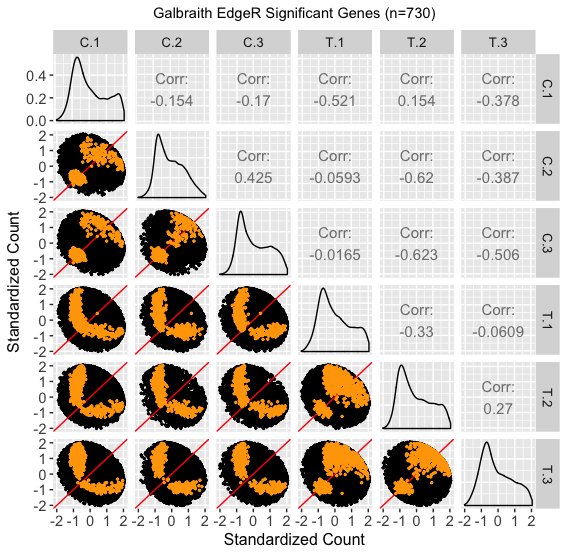

This figure's R source:
library(rtracklayer)
library(Rsamtools)
library(grid)
library(GenomicAlignments)
library(ggplot2)
library(GGally)
library(edgeR)
library(stringr)
library(EDASeq)
library(dplyr)
library(matrixStats)
library(gridExtra)
library(reshape2)
library(scales)
library(bigPint)
library(data.table)

data <- as.data.frame(readRDS("../../../data/data.Rds"))
metricsAll <- readRDS("../dataMetrics.Rds")

data$ID <- rownames(data)
data <- data[,c(7,1:6)]

# Filter, normalize, and standardize the data so each gene has mean=0 and stdev=1
res <- filterStandardizeKL(data)
# Fitered data standardized
datas <- res[["fulls"]]

# Indices of the NAN rows
nID <- which(is.nan(datas$C.1))
# Set these filtered values that have all same values for samples to 0
datas[nID,1:6] <- 0

yMin = min(datas[,1:6])
yMax = max(datas[,1:6])

datas <- datas[,c(7,1:6)]
nGenes <- length(which(metricsAll[["C_T"]]$FDR<0.05))

metricsAll[["C_T"]]$ID = as.factor(as.character(metricsAll[["C_T"]]$ID))
ret <- plotDEG(data = datas, dataMetrics = metricsAll, option="scatterPoints", threshVar = "FDR", threshVal = 0.05) # degPointColor = colList[j]
ret[["C_T"]] + xlab("Standardized Count") + ylab("Standardized Count") + ggtitle(paste("Galbraith EdgeR Significant Genes (n=", format(nGenes, big.mark=",", scientific=FALSE), ")",sep="")) + theme(plot.title = element_text(hjust = 0.5, size=11), axis.text=element_text(size=11), axis.title=element_text(size=12), strip.text = element_text(size = 10))

filterStandardizeKL <- function(data){
  
  data_Rownames <- data$ID
  data = data[,-1]
  rownames(data) <- data_Rownames
  data <- betweenLaneNormalization(as.matrix(data), which="full", round=FALSE)
  data = as.data.frame(data)
  # Add mean and standard deviation for each row/gene
  data = mutate(data, mean = (C.1+C.2+C.3+T.1+T.2+T.3)/6, stdev = RowSD(cbind(C.1,C.2,C.3,T.1,T.2,T.3)))
  rownames(data)=data_Rownames
  data$ID <- data_Rownames
  
  dataqps <- t(apply(as.matrix(data[,1:6]), 1, scale))
  dataqps <- as.data.frame(dataqps)
  colnames(dataqps) <- colnames(data[,1:6])
  dataqps$ID <- rownames(dataqps)
  
  # Combine the filtered and remaining data
  fulls <- dataqps
  boxDat <- melt(fulls, id.vars="ID")
  colnames(boxDat) <- c("ID", "Sample", "Count")
  
  # Indices of the 775 NAN rows. They had stdev=0 in the filt data
  nID <- which(is.nan(dataqps$K.1))
  # Set these filtered values that have all same values for samples to 0
  dataqps[nID,1:6] <- 0
  
  # Return several parameters
  list(datas = dataqps, fulls = fulls)
}

# This function calculates the standard deviation of each row in a data frame
RowSD = function(x) {
  sqrt(rowSums((x - rowMeans(x))^2)/(dim(x)[2] - 1))
}
